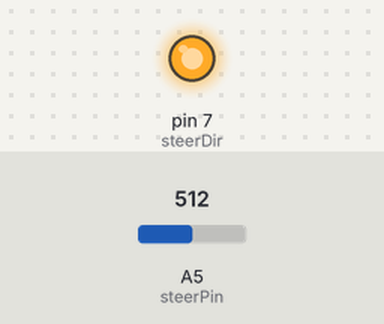
Simulated run of this sketch. Board: Arduino Uno, built with avr-gcc and run on an emulated ATmega328P. Parts: output pins drawn as LEDs (lit = HIGH). The test bench sets the inputs (shaded band); at power-on: A5 (steerPin) = 512. Pins used as bus, display or sensor lines are not drawn.

Above: at 0.16 s.
Timing chart, 0 to 1.8 s (numbered marks = the images above):
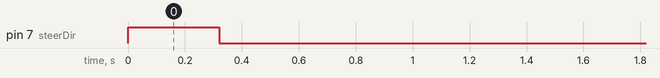

Measured:
- by itself, pin 7 (steerDir): LOW → HIGH at 0.00 s, → LOW 0.32 s later

The sketch:

steer.ino
```cpp
const int steerPin = A5;
const int steerStp = 6;
const int steerDir = 7;
int totalPulses = 0;
const float stepAngle = .45;
boolean right = false;


void setup() {
  Serial.begin(9600);
  pinMode(steerStp, OUTPUT);
  pinMode(steerDir, OUTPUT);
  pinMode(steerPin, INPUT);
}

void loop() {
  int num_pulses;
  int val = analogRead(steerPin);

  int angle = map(val, 0, 1023, 0, 270);

  int currentAngle = totalPulses*stepAngle;

  if ((angle - currentAngle) > 0) {
      //Move right
      right = true;
      num_pulses = abs(angle - currentAngle)/stepAngle;
      digitalWrite(steerDir, HIGH);
  } else {
      //Move left
      right = false;
      num_pulses = abs(angle - currentAngle)/stepAngle;
      digitalWrite(steerDir, LOW);
  }

  if (num_pulses > 3) {
     if (right) {
       totalPulses = totalPulses + num_pulses;
     } else {
       totalPulses = totalPulses - num_pulses;
     }
    for (int i = 0; i < num_pulses; i++) {
      digitalWrite( steerStp, HIGH );
      delayMicroseconds( 50);
      digitalWrite( steerStp, LOW );
      delay( 1 );
    }
  }


}
```
